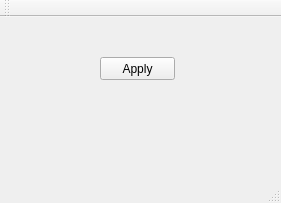
<?xml version="1.0" encoding="UTF-8"?>
<ui version="4.0">
 <class>MainWindow</class>
 <widget class="QMainWindow" name="MainWindow">
  <property name="geometry">
   <rect>
    <x>0</x>
    <y>0</y>
    <width>281</width>
    <height>203</height>
   </rect>
  </property>
  <property name="windowTitle">
   <string>Sender</string>
  </property>
  <widget class="QWidget" name="centralWidget">
   <widget class="QPushButton" name="pushButton_Apply">
    <property name="geometry">
     <rect>
      <x>100</x>
      <y>40</y>
      <width>75</width>
      <height>23</height>
     </rect>
    </property>
    <property name="text">
     <string>Apply</string>
    </property>
   </widget>
  </widget>
  <widget class="QMenuBar" name="menuBar">
   <property name="geometry">
    <rect>
     <x>0</x>
     <y>0</y>
     <width>281</width>
     <height>21</height>
    </rect>
   </property>
  </widget>
  <widget class="QToolBar" name="mainToolBar">
   <attribute name="toolBarArea">
    <enum>TopToolBarArea</enum>
   </attribute>
   <attribute name="toolBarBreak">
    <bool>false</bool>
   </attribute>
  </widget>
  <widget class="QStatusBar" name="statusBar"/>
 </widget>
 <layoutdefault spacing="6" margin="11"/>
 <resources/>
 <connections/>
</ui>
